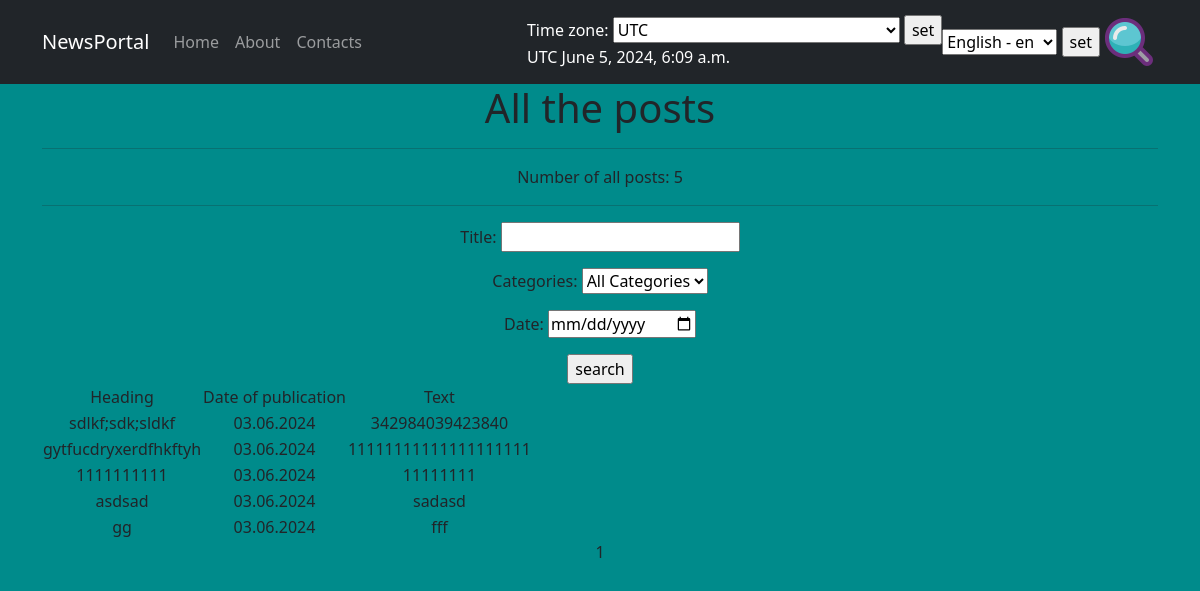
Page /posts/search/ on the earlier database version.
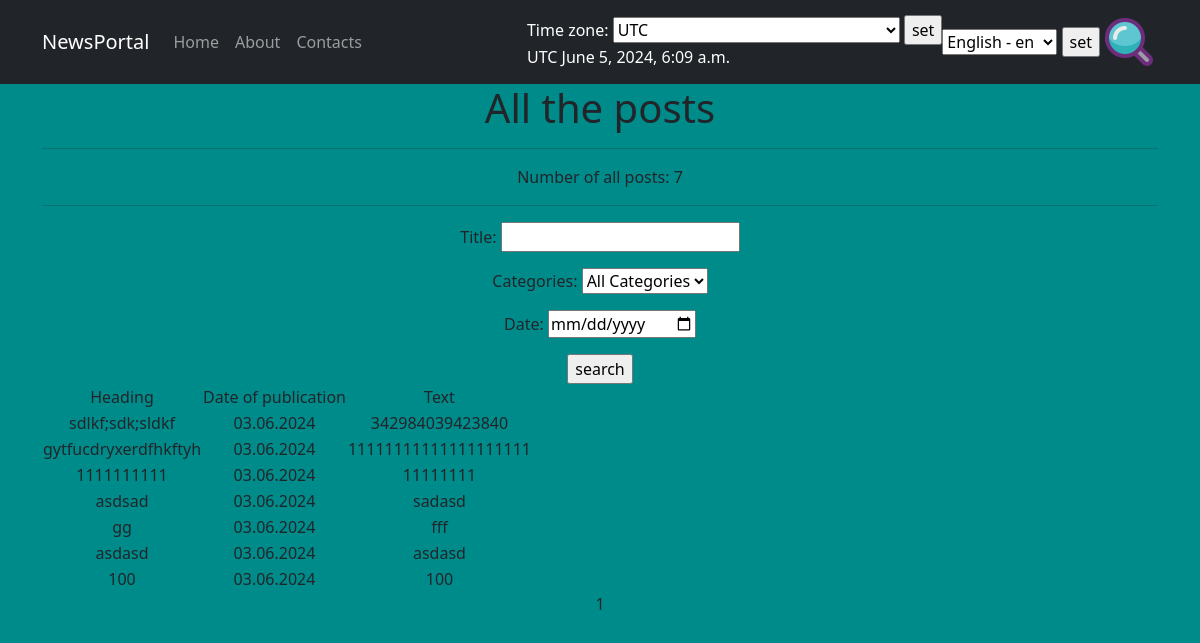
Same page on the later database version.
### news/models.py (models this page shows, shortened)
class Post(models.Model):
    article = 'AR'
    news = 'NW'
    CHOICES = [
        (article, 'Статья'),
        (news, 'Новость'),
    ]
    date_time = models.DateTimeField(auto_now_add=True)
    author = models.ForeignKey(Author, on_delete=models.CASCADE)
    post_type = models.CharField(choices=CHOICES, default=article, max_length=2)
    category = models.ManyToManyField(Category, through='PostCategory')
    title = models.CharField(max_length=120)
    text = models.TextField()
    rating = models.IntegerField(default=0)

### news/views.py (the view)
# urls.py: path('search/', views.PostSearchView.as_view(), name='post_search'),
class PostSearchView(ViewTimeZone, ListView):
    model = Post
    ordering = 'date_time'
    template_name = 'search.html'
    context_object_name = 'posts'
    paginate_by = 10
    def get_queryset(self):
        queryset = super().get_queryset()
        self.filterset = PostFilter(self.request.GET, queryset)
        return self.filterset.qs
    def get_context_data(self, **kwargs):
        context = super().get_context_data(**kwargs)
        context['filterset'] = self.filterset
        return context

### news/models.py (called while the page is built)
    def __str__(self):
        return self.category_type

### news/templatetags/custom_filters.py (called while the page is built)
@register.filter()
def censor(text):
    if text != None:
        words = text.split(' ')
        list_text = []
        for word in words:
            if word.lower() in BLOCKED_WORDS:
                postfix = word[:1] + '*' * (len(word) - 1)
                list_text.append(postfix)
            else:
                list_text.append(word)
        return ' '.join(list_text)

### news/views.py (called while the page is built)
    def get_context_data(self, **kwargs):
        context = super().get_context_data(**kwargs)
        context['model'] = self.model.objects.all()
        context['current_time'] = timezone.localtime(timezone.now())
        context['timezones'] = pytz.common_timezones
        return context

### templates/search.html (shortened to what this page needs)
{% extends 'default.html' %}
{% load custom_filters %}
{% load custom_tags %}
{% load i18n %}
{% block content %}
    <h1>{% trans 'All the posts' %}</h1>
    <hr>
        {% trans 'Number of all posts' %}: {{ paginator.count }}
    <hr>
    <form action="" method="get">
        {{ filterset.form.as_p }}
        <input type="submit" value="search">
    </form>
    {% if posts %}
        <table>
            <tr>
                <td>{% trans 'Heading' %}</td>
                <td>{% trans 'Date of publication' %}</td>
                <td>{% trans 'Text' %}</td>
            </tr>
            {% for post in posts %}
            <tr>
                <td>{{ post.title|censor }}</td>
                <td>{{ post.date_time|date:"d.m.Y" }}</td>
                <td>{{ post.text|truncatechars:20|censor }}</td>
            </tr>
            {% endfor %}
        </table>
    {% else %}
        <h2>{% trans 'There are no posts' %}</h2>
    {% endif %}
    {{ page_obj.number }}
{% endblock content %}

Differences in the rows shown:
added Post: title|censor "asdasd", date_time "03.06.2024", text|censor "asdasd"
added Post: title|censor "100", date_time "03.06.2024", text|censor "100"
Other differences:
{{ paginator.count }}: "5" → "7"
